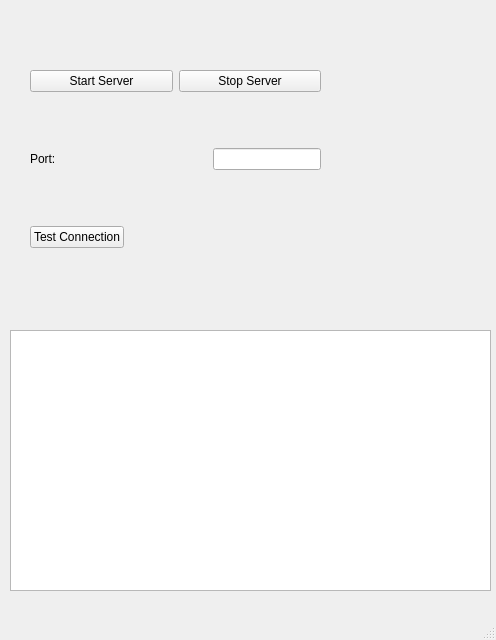
<?xml version="1.0" encoding="UTF-8"?>
<ui version="4.0">
 <class>MainWindow</class>
 <widget class="QMainWindow" name="MainWindow">
  <property name="geometry">
   <rect>
    <x>0</x>
    <y>0</y>
    <width>496</width>
    <height>640</height>
   </rect>
  </property>
  <property name="sizePolicy">
   <sizepolicy hsizetype="Fixed" vsizetype="Fixed">
    <horstretch>0</horstretch>
    <verstretch>0</verstretch>
   </sizepolicy>
  </property>
  <property name="maximumSize">
   <size>
    <width>500</width>
    <height>800</height>
   </size>
  </property>
  <property name="windowTitle">
   <string>Server</string>
  </property>
  <widget class="QWidget" name="centralwidget">
   <property name="sizePolicy">
    <sizepolicy hsizetype="Expanding" vsizetype="Expanding">
     <horstretch>0</horstretch>
     <verstretch>0</verstretch>
    </sizepolicy>
   </property>
   <widget class="QWidget" name="verticalLayoutWidget">
    <property name="geometry">
     <rect>
      <x>30</x>
      <y>20</y>
      <width>291</width>
      <height>281</height>
     </rect>
    </property>
    <layout class="QVBoxLayout" name="verticalLayout">
     <item>
      <layout class="QHBoxLayout" name="horizontalLayout">
       <item>
        <widget class="QPushButton" name="pushButton_startServer">
         <property name="text">
          <string>Start Server</string>
         </property>
        </widget>
       </item>
       <item>
        <widget class="QPushButton" name="pushButton_stopServer">
         <property name="text">
          <string>Stop Server</string>
         </property>
        </widget>
       </item>
      </layout>
     </item>
     <item>
      <layout class="QHBoxLayout" name="horizontalLayout_3">
       <item>
        <widget class="QLabel" name="label_port">
         <property name="sizePolicy">
          <sizepolicy hsizetype="Preferred" vsizetype="Preferred">
           <horstretch>120</horstretch>
           <verstretch>0</verstretch>
          </sizepolicy>
         </property>
         <property name="text">
          <string>Port: </string>
         </property>
        </widget>
       </item>
       <item>
        <widget class="QLineEdit" name="lineEdit_port">
         <property name="text">
          <string/>
         </property>
        </widget>
       </item>
      </layout>
     </item>
     <item>
      <layout class="QHBoxLayout" name="horizontalLayout_2">
       <item>
        <widget class="QPushButton" name="pushButton_testConn">
         <property name="text">
          <string>Test Connection</string>
         </property>
        </widget>
       </item>
       <item>
        <spacer name="horizontalSpacer">
         <property name="orientation">
          <enum>Qt::Horizontal</enum>
         </property>
         <property name="sizeHint" stdset="0">
          <size>
           <width>40</width>
           <height>20</height>
          </size>
         </property>
        </spacer>
       </item>
      </layout>
     </item>
    </layout>
   </widget>
   <widget class="QTextEdit" name="textEdit_log">
    <property name="geometry">
     <rect>
      <x>10</x>
      <y>330</y>
      <width>481</width>
      <height>261</height>
     </rect>
    </property>
    <property name="sizePolicy">
     <sizepolicy hsizetype="Fixed" vsizetype="Fixed">
      <horstretch>120</horstretch>
      <verstretch>120</verstretch>
     </sizepolicy>
    </property>
   </widget>
  </widget>
  <widget class="QMenuBar" name="menubar">
   <property name="geometry">
    <rect>
     <x>0</x>
     <y>0</y>
     <width>496</width>
     <height>22</height>
    </rect>
   </property>
  </widget>
  <widget class="QStatusBar" name="statusbar"/>
 </widget>
 <resources/>
 <connections/>
</ui>
